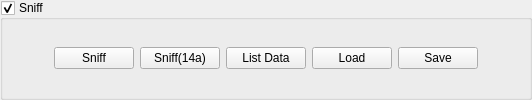
           <widget class="QGroupBox" name="MF_sniffGroupBox">
            <property name="title">
             <string>Sniff</string>
            </property>
            <property name="checkable">
             <bool>true</bool>
            </property>
            <layout class="QHBoxLayout" name="horizontalLayout_4">
             <property name="topMargin">
              <number>5</number>
             </property>
             <property name="bottomMargin">
              <number>5</number>
             </property>
             <item>
              <spacer name="horizontalSpacer_7">
               <property name="orientation">
                <enum>Qt::Horizontal</enum>
               </property>
               <property name="sizeHint" stdset="0">
                <size>
                 <width>40</width>
                 <height>20</height>
                </size>
               </property>
              </spacer>
             </item>
             <item>
              <widget class="QPushButton" name="MF_Sniff_sniffButton">
               <property name="minimumSize">
                <size>
                 <width>40</width>
                 <height>0</height>
                </size>
               </property>
               <property name="text">
                <string>Sniff</string>
               </property>
              </widget>
             </item>
             <item>
              <widget class="QPushButton" name="MF_14aSniff_snoopButton">
               <property name="minimumSize">
                <size>
                 <width>40</width>
                 <height>0</height>
                </size>
               </property>
               <property name="text">
                <string>Sniff(14a)</string>
               </property>
              </widget>
             </item>
             <item>
              <widget class="QPushButton" name="MF_Sniff_listButton">
               <property name="minimumSize">
                <size>
                 <width>40</width>
                 <height>0</height>
                </size>
               </property>
               <property name="text">
                <string>List Data</string>
               </property>
              </widget>
             </item>
             <item>
              <widget class="QPushButton" name="MF_Sniff_loadButton">
               <property name="minimumSize">
                <size>
                 <width>40</width>
                 <height>0</height>
                </size>
               </property>
               <property name="text">
                <string>Load</string>
               </property>
              </widget>
             </item>
             <item>
              <widget class="QPushButton" name="MF_Sniff_saveButton">
               <property name="minimumSize">
                <size>
                 <width>40</width>
                 <height>0</height>
                </size>
               </property>
               <property name="text">
                <string>Save</string>
               </property>
              </widget>
             </item>
             <item>
              <spacer name="horizontalSpacer_4">
               <property name="orientation">
                <enum>Qt::Horizontal</enum>
               </property>
               <property name="sizeHint" stdset="0">
                <size>
                 <width>40</width>
                 <height>20</height>
                </size>
               </property>
              </spacer>
             </item>
            </layout>
           </widget>
